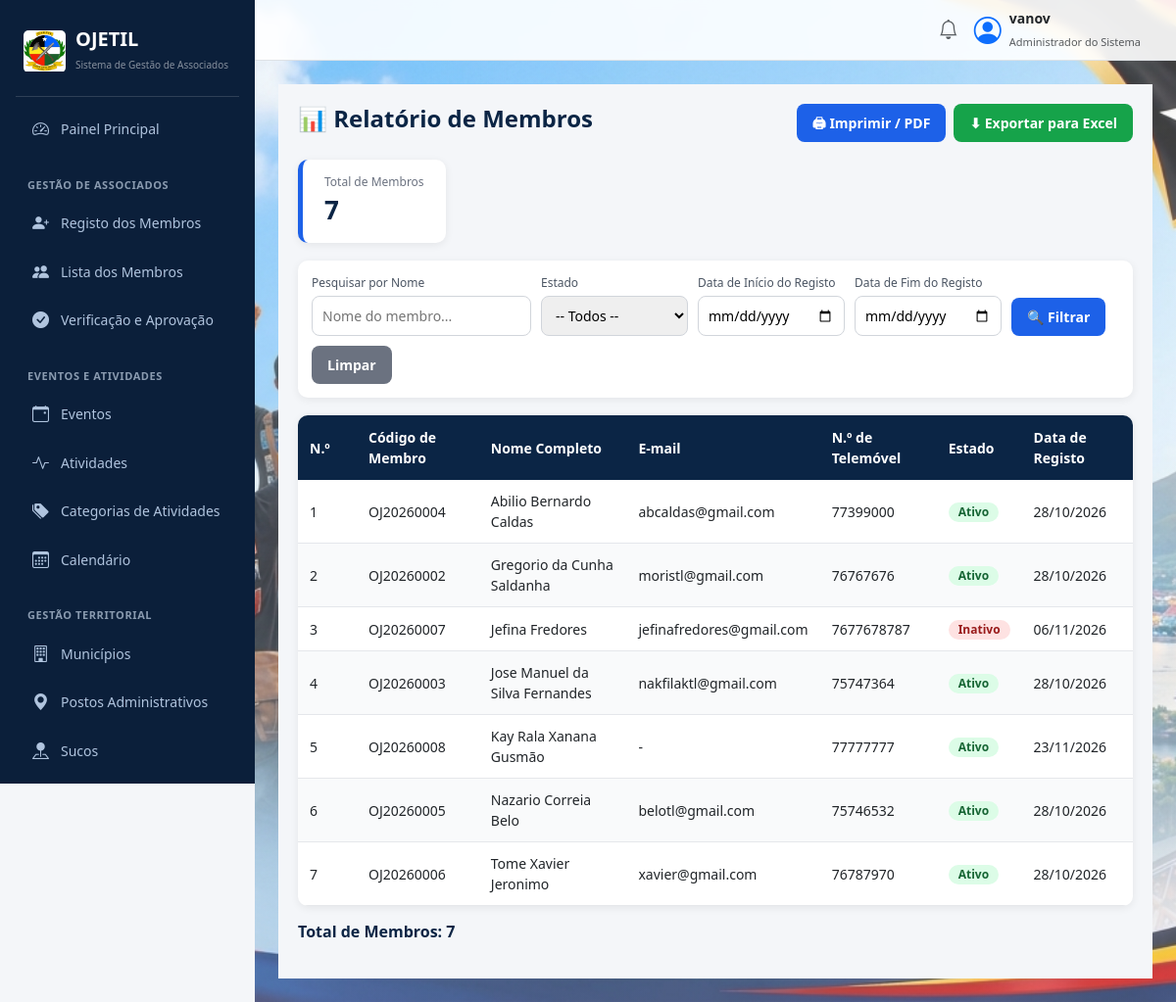
Page /report/membru/ (signed in) on the committed database.
### members/models.py (models this page shows, shortened)
class Member(models.Model):
    GENDER_CHOICES = [
        ('Male', 'Male'),
        ('Female', 'Female'),
        ('Other', 'Other'),
    ]
    POSITION_CHOICES = [
        ('Membro', 'Membro'),
        ('Estrutura', 'Estrutura'),
        ('Lider', 'Lider'),
        ('Presidente', 'Presidente'),
        ('Presidente Honorário', 'Presidente Honorário'),
        ('Secretario Geral', 'Secretario Geral'),
        ('Secretario Geral Adjunto', 'Secretario Geral Adjunto'),
        ('Diretor', 'Diretor'),
        ('Diretora', 'Diretora'),
    ]
    MEMBERSHIP_TYPE_CHOICES = [
        ('Regular Member', 'Regular Member'),
        ('Honorary Member', 'Honorary Member'),
        ('Fundador', 'Fundador'),
        ('Honorário', 'Honorário'),
        ('Efetivo', 'Efetivo'),
    ]
    STATUS_CHOICES = [
        ('Ativo', 'Ativo'),
        ('Em Aprovação', 'Em Aprovação'),
        ('Inativo', 'Inativo'),
    ]
    reviewed_by = models.ForeignKey(
        settings.AUTH_USER_MODEL,
        on_delete=models.SET_NULL,
        null=True,
        blank=True,
        related_name='reviewed_members',
        verbose_name='Reviewed By'
    )
    reviewed_at = models.DateTimeField(
        null=True,
        blank=True,
        verbose_name='Review Date'
    )
    rejection_reason = models.TextField(
        blank=True,
        null=True,
        verbose_name='Rejection Reason'
    )
    full_name = models.CharField(max_length=255, verbose_name="Full Name")
    codigo = models.CharField(max_length=50, verbose_name='codigo', blank=True, null=True)
    gender = models.CharField(max_length=10, choices=GENDER_CHOICES, default='Male', verbose_name="Gender")
    date_of_birth = models.DateField(verbose_name="Date of Birth")
    place_of_birth = models.ForeignKey( Municipality,on_delete=models.SET_NULL,null=True,blank=True,related_name='members_born_here',verbose_name="Local de Nascimento")
    national_id = models.CharField(max_length=17, unique=True, verbose_name="National ID No. / BI")
    phone_number = models.CharField(max_length=20, verbose_name="Phone Number")
    email = models.EmailField(unique=True, verbose_name="Email Address", blank=True, null=True)
    address = models.TextField(verbose_name="Address", blank=True, null=True)
    member_id_code = models.CharField(max_length=50, unique=True, blank=True, null=True, verbose_name="ID Membro")
    position = models.CharField(max_length=100, choices=POSITION_CHOICES, default='Membro', verbose_name="Position / Role")
    department = models.CharField(max_length=100, default='Secretariado Geral', verbose_name="Departamento", blank=True, null=True)
    district = models.ForeignKey(Municipality, on_delete=models.SET_NULL, null=True, verbose_name="District / Municipality")
    membership_type = models.CharField(max_length=50, choices=MEMBERSHIP_TYPE_CHOICES, default='Regular Member', verbose_name="Membership Type")
    registration_date = models.DateField(verbose_name="Registration Date")
    profile_photo = models.ImageField(upload_to='members/photos/', verbose_name="Profile Photo")
    supporting_document = models.FileField(upload_to='members/docs/', blank=True, null=True, verbose_name="Supporting Documents")
    status = models.CharField(max_length=30, choices=STATUS_CHOICES, default='Em Aprovação')
    created_at = models.DateTimeField(auto_now_add=True)
    updated_at = models.DateTimeField(auto_now=True)
    class Meta:
        verbose_name = "Member"
        verbose_name_plural = "Members"
        ordering = ['-created_at']

### reports/views.py (the view)
# urls.py: path('membru/', views.member_report, name='member_report'),
@login_required
def member_report(request):
    qs = get_queryset(request)
    return render(request, 'report/member_report.html', {
        'members': qs,
        'total': qs.count(),
    })

### reports/views.py (called while the page is built)
def get_queryset(request):
    qs = Member.objects.all().order_by('full_name')
    q = request.GET.get('q', '')
    status = request.GET.get('status', '')
    date_from = request.GET.get('date_from', '')
    date_to = request.GET.get('date_to', '')
    if q:
        qs = qs.filter(
            full_name__icontains=q
        )
    if status:
        qs = qs.filter(status=status)
    if date_from:
        qs = qs.filter(
            registration_date__gte=date_from
        )
    if date_to:
        qs = qs.filter(
            registration_date__lte=date_to
        )
    return qs

### reports/templates/report/member_report.html (shortened to what this page needs)
{% extends "dashboard/base.html" %}
{% block content %}
<div class="report-wrap">
  <div class="report-header no-print">
    <h2>📊 Relatório de Membros</h2>
    <div class="actions">
      <button class="btn btn-blue" onclick="window.print()">
        🖨 Imprimir / PDF
      </button>
      <a class="btn btn-green"
         href="{% url 'report:member_report_csv' %}?{{ request.GET.urlencode }}">
        ⬇ Exportar para Excel
      </a>
    </div>
  </div>
  <div class="summary no-print">
    <div class="box">
      <small>Total de Membros</small>
      <strong>{{ total }}</strong>
    </div>
  </div>
  <form method="get" class="filters no-print">
    <label>
      Pesquisar por Nome
      <input
        type="text"
        name="q"
        placeholder="Nome do membro..."
        value="{{ request.GET.q }}"
      >
    </label>
    <label>
      Estado
      <select name="status">
        <option value="">-- Todos --</option>
      </select>
    </label>
    <label>
      Data de Início do Registo
      <input
        type="date"
        name="date_from"
        value="{{ request.GET.date_from }}"
      >
    </label>
    <label>
      Data de Fim do Registo
      <input
        type="date"
        name="date_to"
        value="{{ request.GET.date_to }}"
      >
    </label>
    <button class="btn btn-blue" type="submit">
      🔍 Filtrar
    </button>
    <a class="btn btn-gray"
       href="{% url 'report:member_report' %}">
      Limpar
    </a>
  </form>
  <div class="table-box">
    <table class="report">
      <thead>
        <tr>
          <th style="width:60px">N.º</th>
          <th>Código de Membro</th>
          <th>Nome Completo</th>
          <th>E-mail</th>
          <th>N.º de Telemóvel</th>
          <th>Estado</th>
          <th>Data de Registo</th>
        </tr>
      </thead>
      <tbody>
        {% for m in members %}
        <tr>
          <td>{{ forloop.counter }}</td>
          <td>{{ m.member_id_code|default:"-" }}</td>
          <td>{{ m.full_name }}</td>
          <td>{{ m.email|default:"-" }}</td>
          <td>{{ m.phone_number|default:"-" }}</td>
          <td>
            {% if m.status == 'Ativo' %}
              <span class="badge badge-active">
                Ativo
              </span>
            {% elif m.status == 'Em Aprovação' %}
              <span class="badge badge-pending">
                Em Aprovação
              </span>
            {% elif m.status == 'Inativo' %}
              <span class="badge badge-inactive">
                Inativo
              </span>
            {% else %}
              <span class="badge badge-inactive">
                {{ m.status|default:"-" }}
              </span>
            {% endif %}
          </td>
          <td>
            {{ m.registration_date|date:"d/m/Y"|default:"-" }}
          </td>
        </tr>
        {% empty %}
        <tr>
          <td colspan="7" class="empty">
            Não existem dados de membros.
          </td>
        </tr>
        {% endfor %}
      </tbody>
    </table>
  </div>
  <p style="margin-top:14px;color:#0b2545">
    <strong>Total de Membros: {{ total }}</strong>
  </p>
</div>
{% endblock %}

### dashboard/templates/dashboard/base.html (shortened to what this page needs)
{% load static %}
<!DOCTYPE html>
<html lang="pt">
<head>
    <link href="https://cdn.jsdelivr.net/npm/bootstrap@5.3.3/dist/css/bootstrap.min.css" rel="stylesheet">
    <link rel="stylesheet" href="https://cdn.jsdelivr.net/npm/bootstrap-icons@1.11.3/font/bootstrap-icons.min.css">
    <link rel="stylesheet" href="https://cdnjs.cloudflare.com/ajax/libs/font-awesome/6.5.0/css/all.min.css">
</head>
<body>
<div class="d-flex">
    <aside class="sidebar p-3 d-flex flex-column justify-content-between">
        <div>
            <div class="sidebar-brand">
                <img src="{% static 'main/images/logo.jpeg' %}"
                     alt="Logótipo OJETIL">
                <div>
                    <h5 class="fw-bold mb-0 text-white">OJETIL</h5>
                    <small class="text-white-50" style="font-size:10px;">
                        Sistema de Gestão de Associados
                    </small>
                </div>
            </div>
            <ul class="nav nav-pills flex-column mb-auto">
                <li class="nav-item">
                    <a href="{% url 'dashboard:home' %}"
                       class="nav-link {% if request.resolver_match.url_name == 'home' %}active{% endif %}">
                        <i class="bi bi-speedometer2"></i>
                        Painel Principal
                    </a>
                </li>
                <li class="section-title">Gestão de Associados</li>
                <li class="nav-item">
                    <a href="{% url 'members:register' %}" class="nav-link">
                        <i class="bi bi-person-plus-fill"></i>
                        Registo dos Membros
                    </a>
                </li>
                <li class="nav-item">
                    <a href="{% url 'members:list' %}" class="nav-link">
                        <i class="bi bi-people-fill"></i>
                        Lista dos Membros
                    </a>
                </li>
                <li class="nav-item">
                    <a href="{% url 'members:approval_list' %}"
                       class="nav-link">
                        <i class="bi bi-check-circle-fill me-2"></i>
                        Verificação e Aprovação
                    </a>
                </li>
                <li class="section-title">Eventos e Atividades</li>
                <li class="nav-item">
                    <a href="{% url 'events:event_list' %}" class="nav-link">
                        <i class="bi bi-calendar-event"></i>
                        Eventos
                    </a>
                </li>
                <li class="nav-item">
                    <a href="{% url 'events:activity_list' %}" class="nav-link">
                        <i class="bi bi-activity"></i>
                        Atividades
                    </a>
                </li>
                <li class="nav-item">
                    <a href="{% url 'events:activity_category_list' %}" class="nav-link">
                        <i class="bi bi-tags-fill"></i>
                        Categorias de Atividades
                    </a>
                </li>
                <li class="nav-item">
                    <a href="{% url 'events:calendar' %}" class="nav-link">
                        <i class="bi bi-calendar3"></i>
                        Calendário
                    </a>
                </li>
                <li class="section-title">Gestão Territorial</li>
                <li class="nav-item">
                    <a href="{% url 'locations:municipality_list' %}" class="nav-link">
                        <i class="bi bi-building"></i>
                        Municípios
                    </a>
                </li>
                <li class="nav-item">
                    <a href="{% url 'locations:posto_list' %}" class="nav-link">
                        <i class="bi bi-geo-alt-fill"></i>
                        Postos Administrativos
                    </a>
                </li>
                <li class="nav-item">
                    <a href="{% url 'locations:suco_list' %}" class="nav-link">
                        <i class="bi bi-pin-map-fill"></i>
                        Sucos
                    </a>
                </li>
                <li class="nav-item">
                    <a href="{% url 'locations:aldeia_list' %}" class="nav-link">
                    </a>
                </li>
            </ul>
        </div>
    </aside>
    <main class="content-area">
        <nav class="navbar navbar-expand navbar-light border-bottom px-4 py-2">
            <div class="container-fluid justify-content-end">
                <div class="d-flex align-items-center gap-3">
                    <i class="bi bi-bell fs-5 text-muted"></i>
                    <div class="d-flex align-items-center gap-2">
                        <i class="bi bi-person-circle fs-3 text-primary"></i>
                        <div>
                            <strong class="d-block small">
                                {{ request.user.get_full_name|default:request.user.username }}
                            </strong>
                            <small class="text-muted" style="font-size:11px;">
                                Administrador do Sistema
                            </small>
                        </div>
                    </div>
                </div>
            </div>
        </nav>
        <div class="p-4">
            {% block content %}
            {% endblock %}
        </div>
    </main>
</div>
</body>
</html>

### reports/templates/report/member_report.html (style rules this page uses)
.report-wrap { padding: 20px; background: #f4f6f9; min-height: 85vh; }
.report-header { display: flex; justify-content: space-between; align-items: center; flex-wrap: wrap; gap: 10px; margin-bottom: 18px; }
.report-header h2 { color: #0b2545; font-size: 24px; font-weight: 700; }
.actions { display: flex; gap: 8px; flex-wrap: wrap; }
.btn { display: inline-flex; align-items: center; gap: 6px; padding: 9px 16px; border: 0; border-radius: 8px; cursor: pointer; text-decoration: none; color: #fff; font-size: 14px; font-weight: 600; }
.btn-blue { background: #1d61e8; }
.btn-green { background: #16a34a; }
.btn-gray { background: #6b7280; }
.summary { display: flex; gap: 14px; flex-wrap: wrap; margin-bottom: 18px; }
.summary .box { background: #fff; border-left: 5px solid #1d61e8; border-radius: 10px; padding: 14px 22px; box-shadow: 0 2px 8px rgba(0,0,0,.07); }
.summary .box small { display: block; color: #6b7280; font-size: 12px; }
.summary .box strong { font-size: 26px; color: #0b2545; }
.filters { display: flex; gap: 10px; flex-wrap: wrap; align-items: end; background: #fff; padding: 14px; border-radius: 10px; margin-bottom: 18px; box-shadow: 0 2px 8px rgba(0,0,0,.07); }
.filters label { display: flex; flex-direction: column; font-size: 12px; color: #4b5563; gap: 4px; }
.filters input, .filters select { padding: 9px 10px; border: 1px solid #d1d5db; border-radius: 8px; font-size: 14px; min-width: 150px; }
.table-box { background: #fff; border-radius: 10px; overflow-x: auto; box-shadow: 0 2px 8px rgba(0,0,0,.07); }
table.report { width: 100%; border-collapse: collapse; }
table.report th { background: #0b2545; color: #fff; padding: 12px; text-align: left; font-size: 14px; }
table.report td { padding: 11px 12px; border-bottom: 1px solid #e5e7eb; font-size: 14px; }
table.report tbody tr:nth-child(even) { background: #f9fafb; }
.badge { display: inline-block; padding: 4px 10px; border-radius: 20px; font-size: 12px; font-weight: 600; }
.badge-active { background: #dcfce7; color: #166534; }
.badge-inactive { background: #fee2e2; color: #991b1b; }

### rows in the picture
Member: member_id_code "OJ20260004", full_name "Abilio Bernardo Caldas", email "abcaldas@gmail.com", phone_number "77399000", status "Ativo", registration_date "28/10/2026"
Member: member_id_code "OJ20260002", full_name "Gregorio da Cunha Saldanha", email "moristl@gmail.com", phone_number "76767676", status "Ativo", registration_date "28/10/2026"
Member: member_id_code "OJ20260007", full_name "Jefina Fredores", email "jefinafredores@gmail.com", phone_number "7677678787", status "Inativo", registration_date "06/11/2026"
Member: member_id_code "OJ20260003", full_name "Jose Manuel da Silva Fernandes", email "nakfilaktl@gmail.com", phone_number "75747364", status "Ativo", registration_date "28/10/2026"
Member: member_id_code "OJ20260008", full_name "Kay Rala Xanana Gusmão", email "-", phone_number "77777777", status "Ativo", registration_date "23/11/2026"
Member: member_id_code "OJ20260005", full_name "Nazario Correia Belo", email "belotl@gmail.com", phone_number "75746532", status "Ativo", registration_date "28/10/2026"
Member: member_id_code "OJ20260006", full_name "Tome Xavier Jeronimo", email "xavier@gmail.com", phone_number "76787970", status "Ativo", registration_date "28/10/2026"

### other values in the picture
{{ request.user.get_full_name|default:request.user.username }} "vanov"
{{ total }} "7"
